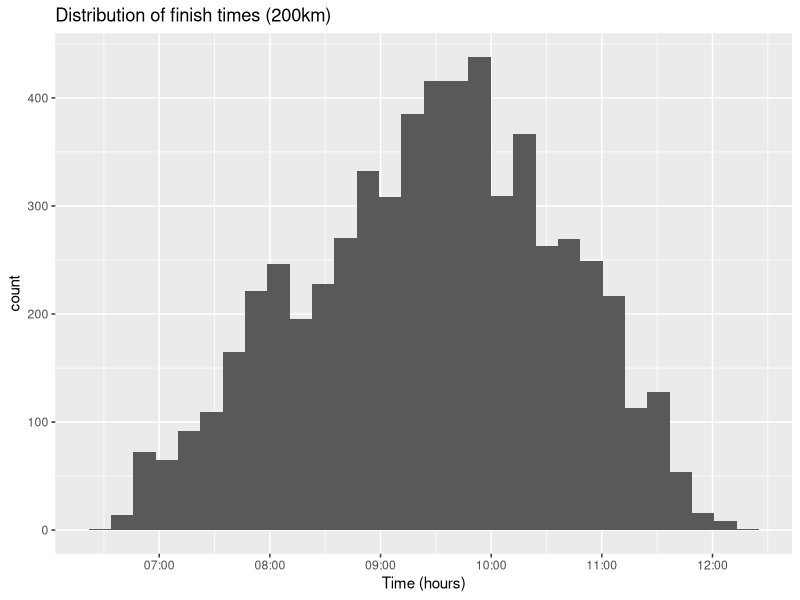
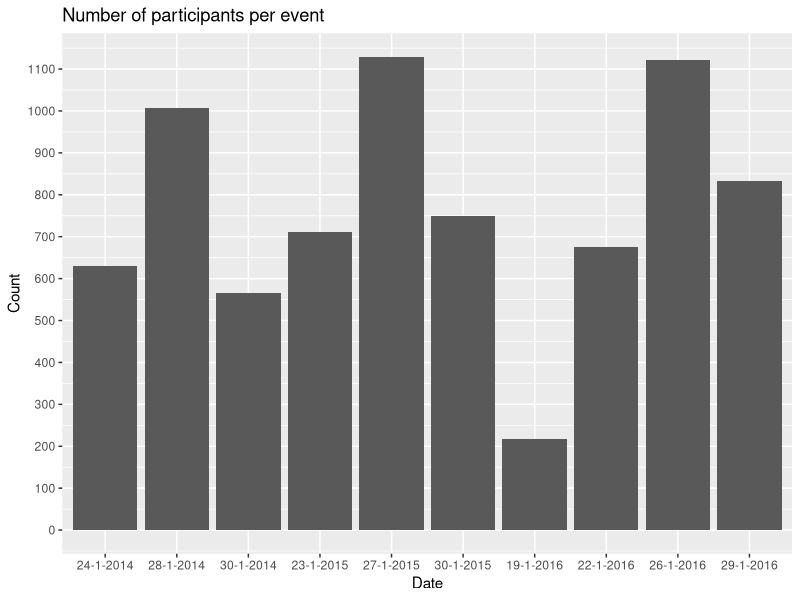

These charts were generated, in order, by the following R code: (Note: this script raises an error after producing the figures.)
## ---- chunk 1
# Load all of the packages that I need.

# Notice that the parameter "echo" was set to FALSE for this code chunk.
# This prevents the code from displaying in the knitted HTML output.

library(ggplot2)
library(plyr)
## ---- chunk 2
# Load the Data, combine the two datasets and print some basics
weissensee <-read.csv("data/weissensee_results.csv", header=TRUE, sep = ";") 
str(weissensee)
# add year variable for ease of use
weissensee$Year = as.numeric(format(as.POSIXct(weissensee$Date, format='%d-%m-%Y'), format="%Y"))
## ---- chunk 3
#plot histograms of interesting features
#finish time 200km
weissensee200km <- weissensee[as.numeric(as.matrix(weissensee$Distance)) == 200.0, ]
weissensee200km$TimeFormatted  <- as.POSIXct(strptime(weissensee200km$Time, format="%H:%M:%S"))
weissensee200km$Year = as.numeric(format(as.POSIXct(weissensee200km$Date, format='%d-%m-%Y'), format="%Y"))
ggplot(data = weissensee200km, aes(x=TimeFormatted)) + geom_histogram() + 
  ggtitle("Distribution of finish times (200km)") + xlab('Time (hours)') + 
  ylab('count')
#summary(weissensee200km$Time)

# plot participate count in events
df <- count(weissensee, "Date")
#change order of levels in order to plot dates in right order
df$Date2 <- as.POSIXct(df$Date, format='%d-%m-%Y')
df$Date <- factor(df$Date, levels = df$Date[order(df$Date2)])
ggplot(data = df) + geom_histogram(aes(x=Date, y=freq), stat="identity") + 
scale_y_continuous(breaks = seq(0, 1200, 100)) + 
ggtitle("Number of participants per event") + xlab('Date') + ylab('Count')

#country
ggplot(data = weissensee, aes(x=Country)) + geom_histogram() + 
  scale_y_log10() + ggtitle("Country of residence of participants") + 
  xlab('Country') + ylab('count (log scale)')
summary(weissensee$Country) 

#Distance
ggplot(data = weissensee, aes(x=Distance)) + geom_histogram() +
  scale_y_sqrt() + ggtitle("Distribution of covered distance") + 
  xlab('Distance') + ylab('count (sqrt scale)')
summary(weissensee$Distance)
## ---- chunk 4
# finish times per year
ggplot(data = weissensee200km, aes(x=factor(Year), y=TimeFormatted)) + 
  geom_jitter(alpha=0.1) + geom_boxplot(alpha=0.1) + 
  ggtitle("Finish time (200km) per year") + xlab('Year') + ylab('Time (hours)')
## ---- chunk 5
weissensee_triple <- c()
weissensee2015 <- weissensee[weissensee$Year == 2015, ]
weissensee2015_200k <- weissensee2015[as.numeric(as.matrix(weissensee2015$Distance)) == 200.0, ]
names <- unique(weissensee2015_200k$Name)
for(i in 1:length(names)){
  name = names[i]
  temp <- weissensee2015_200k[weissensee2015_200k$Name == name, ]
  if(nrow(temp) == 3){
    weissensee_triple <- rbind(weissensee_triple, temp)
  }
}
#length(unique(weissensee_triple$Name))
ggplot(data = weissensee_triple, aes(x=factor(EventId), y=Time, color=Name)) + 
  geom_point() + geom_line(aes(group=Name)) + scale_x_discrete(labels=c("23-1-15","27-1-15","30-1-15")) + 
  xlab('Date') + ylab('Finish time')
